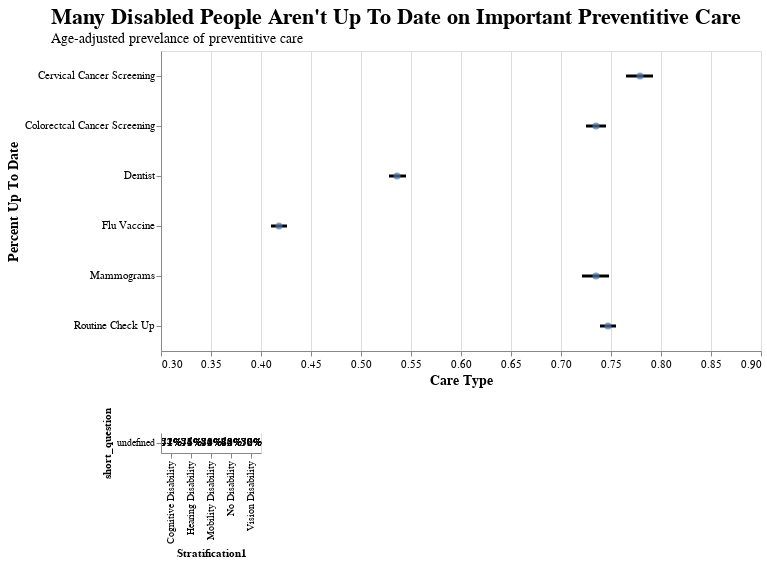

This figure's notebook cell:
### Code cell
title = alt.TitleParams("Many Disabled People Aren't Up To Date on Important Preventitive Care", 
                         subtitle = '''Age-adjusted prevelance of preventitive care''',
                         anchor = 'start',
                         dx = 45, 
                         fontSize = 22, 
                         subtitleFontSize = 14)

strats = list(preventitive_care.Stratification1.unique())
strats_dropdown = alt.binding_select(options = strats, name = "Disability Type: ")
strats_select = alt.selection_single(fields = ['Stratification1'], init = {'Stratification1' : 'Any Disability'}, bind = strats_dropdown)


l = alt.Chart(preventitive_care, title = title).add_selection(
    strats_select
).mark_rule(
    size = 3
).encode(
    alt.Y('short_question:N', axis = alt.Axis(title = 'Percent Up To Date', labelFontSize = 11, titleFontSize = 13.5)), 
    alt.X('High_Confidence_Limit:Q', scale = alt.Scale(domain = [0.3, 0.9], zero = False), 
          axis = alt.Axis(title = 'Care Type', labelFontSize = 11, titleFontSize = 13.5)), 
    alt.X2('Low_Confidence_Limit:Q'),
    tooltip = [alt.Tooltip('Data_Value:Q', title = 'Percent Up To Date', format = '.2%'), 
               alt.Tooltip('margin_of_error:Q', title = 'Margin of Error', format = '.2%')]
).transform_filter(strats_select)

m = alt.Chart(preventitive_care).mark_point(
    filled = True,
    size = 50
).encode(
    y = alt.Y('short_question:N'), 
    x = alt.X('Data_Value:Q'), 
    tooltip = [alt.Tooltip('Data_Value:Q', title = 'Percent Up To Date', format = '.2%'), 
               alt.Tooltip('margin_of_error:Q', title = 'Margin of Error', format = '.2%')]
).transform_filter(strats_select)

top = alt.layer(l, m
).properties(
    width = 600, 
    height = 300
).interactive()

coords = alt.selection_single(encodings = ['x', 'y'], on = 'mouseover', nearest = True)

base = alt.Chart(mean_by_type).add_selection(coords).mark_rect(
    color = '#fff'
).encode(
    y = alt.Y('short_question:N'),
    x = alt.X('Stratification1:N'), 
    color = alt.condition(coords, alt.Color('short_question:N'), alt.value('lightgray'))
)

text = alt.Chart(mean_by_type).mark_text(
    baseline = 'middle'
).encode(
    y = alt.Y('short_question:N'), 
    x = alt.X('Stratification1:N'),
    text = alt.Text('Data_Value:Q', format=".0%"),
)

#coords = alt.selection_single(encodings = ['x', 'y'], on = 'mouseover', nearest = True)

base = alt.Chart(mean_by_type).mark_rect(
    color = '#fff'
).encode(
    y = alt.Y('short_question:N'),
    x = alt.X('Stratification1:N')
    #, 
    #color = alt.condition(coords, alt.Color('short_question:N'), alt.value('lightgray'))
)

text = alt.Chart(mean_by_type).mark_text(
    baseline = 'middle'
).encode(
    y = alt.Y('short_question:N'), 
    x = alt.X('Stratification1:N'),
    text = alt.Text('Data_Value:Q', format=".0%"),
)


bottom = alt.layer(base, text)
# provider_df = df[df.Question == 'Personal doctor or health care provider among adults 18 years of age or older']
# provider_df = provider_df[provider_df['Year'] == 2020.0]
# bottom_title = alt.TitleParams('Percentage With Primary Care Provider', anchor = 'start', fontSize = 12, dx = 105)

# bottom = alt.Chart(provider_df, title = bottom_title).add_selection(strats_select).mark_bar().encode(
#     y = alt.Y('Stratification1:N', sort = sorting), 
#     x = alt.X('Data_Value:Q'), 
#     opacity = alt.condition(strats_select, alt.value(1.0), alt.value(0.25))
# ).properties(
#     width = 600
# )


alt.vconcat(top, bottom)
